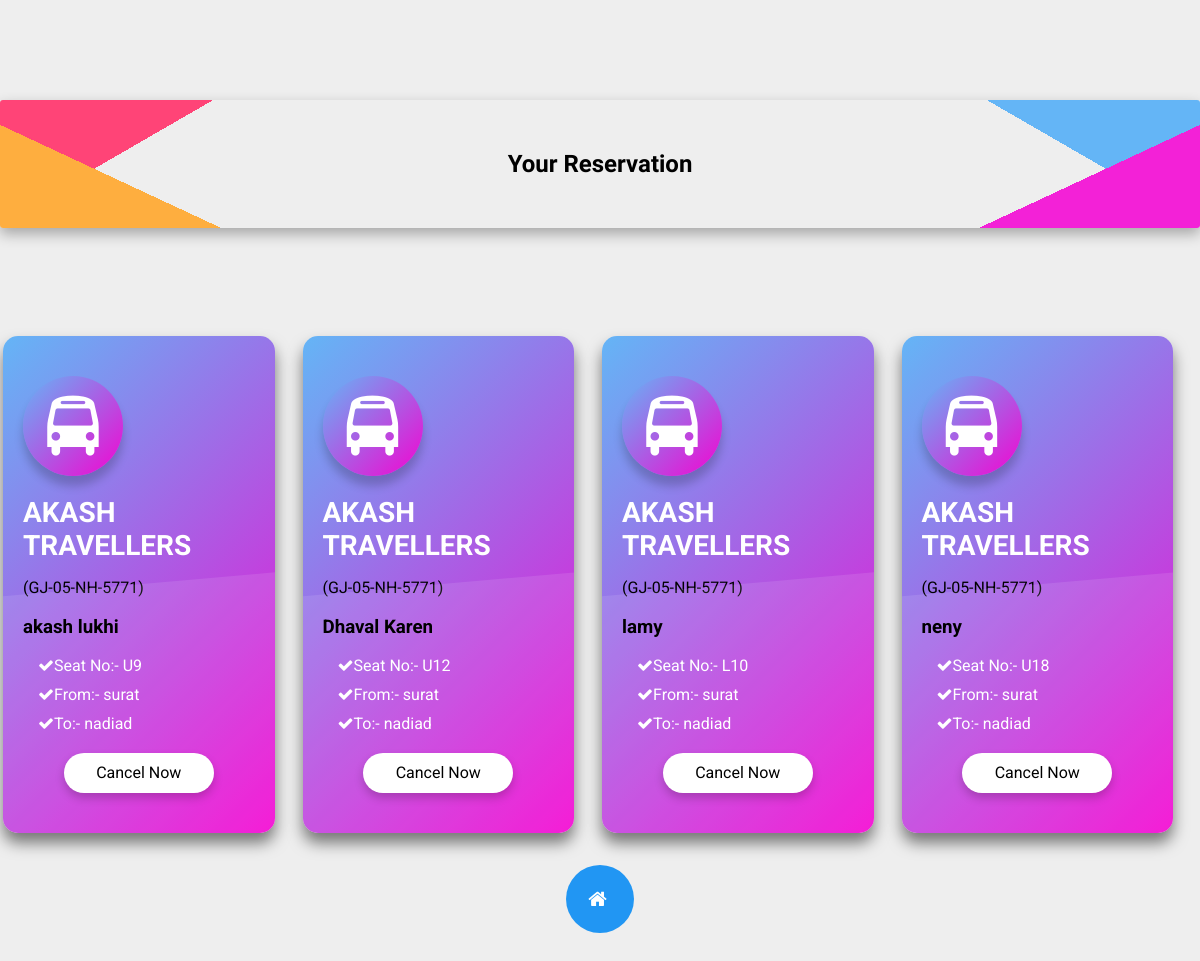
The app's page /booking/cancel_booking/ (signed in) with its own data.
### booking/models.py (models this page shows, shortened)
class passenger_detail(models.Model):
    seat_no = models.CharField(max_length=10)
    passenger_name = models.CharField(max_length=100)
    email = models.EmailField()
    mobile_no = models.IntegerField()
    age = models.IntegerField()
    gender = models.CharField(max_length=5)
    booked_by = models.CharField(max_length=20)
    source = models.CharField(max_length=20)
    destination = models.CharField(max_length=20)
    bus_plate_no = models.CharField(max_length=13)
    bus_name = models.CharField(max_length=50)

### booking/views.py (the view)
# urls.py: path('cancel_booking/',views.cancel_booking),
def cancel_booking(request):
    current_user = request.user
    if request.user.is_authenticated:
        array = passenger_detail.objects.filter(booked_by=current_user)
        return render(request,'cancel.html',{'a':array})
    else:
        return HttpResponseRedirect('/loginmodule/login/')

### booking/templates/cancel.html (shortened to what this page needs)
{% load static %}
<!DOCTYPE html>
<html lang="en">
<head>
    <link href="https://stackpath.bootstrapcdn.com/font-awesome/4.7.0/css/font-awesome.min.css" rel="stylesheet">
    <link rel="stylesheet" type="text/css" href="{% static 'booking/cancelUI.css' %}" />
</head>
<body>
<section class="price-sec">
    <div class="container-fluid">
        <div class="container">
          <div class="row ptables-head">
            <h1 class="text-center" align="center">Your Reservation</h1>
          </div>
            <div class="row">
            <table align="center">
                <tr>
                        {% for s in a%}
                    <td>
                   <div class="col-sm-4 price-table">
                    <div class="card text-center">
                        <div class="title">
                            <i class="fa fa-bus"></i>
                            <h2>{{s.bus_name}}</h2>
                            <p>({{s.bus_plate_no}})</p>
                        </div>
                        <div class="price">
                            <h3>{{s.passenger_name}}</h3>
                        </div>
                        <div class="option">
                            <ul>
                                <li><i class="fa fa-check"></i>Seat No:- {{s.seat_no}}</li>
                                <li><i class="fa fa-check"></i>From:- {{s.source}} </li>
                                <li><i class="fa fa-check"></i>To:- {{s.destination}}</li>
                            </ul>
                        </div>
                        <span>
                        <a href="{% url 'remove' s.bus_plate_no s.seat_no %}" onclick="return confirm('Are You sure To Cancel This Reservation')">Cancel Now</a>
                    </span>
                    </div>
                </div>
            </td>
            <td></td>
            <td></td>
            <td></td>
            <td></td>
            <td></td>
            <td></td>
            {% endfor %}
        </tr>
    </table>
    <center>
            <a1>
					<a href="/">
						<i class="fa fa-home"></i>
					</a>
				</a1>
    </center>
            </div>
        </div>
    </div>
</section>
</body>
</html>

### booking/static/booking/cancelUI.css (style rules this page uses)
body { margin:0; padding: 0; font-family: 'Roboto', sans-serif !important; }
.price-sec { width: 100%; height: 100%; box-sizing:border-box; padding: 100px 0px; background-color: #eee; }
.price-sec .ptables-head { font-family: 'Domine', serif; box-shadow:0px 6px 14px rgba(0, 0, 0, 0.3); padding:30px 0; margin:0px 0px 100px 0px; border-radius:3px; background:linear-gradient(25deg,#feae3f 15%,transparent 0%), linear-gradient(-25deg, #f321d7 15%, transparent 0%), linear-gradient(-150deg, #64b5f6 15%, transparent 0%), linear-gradient(150deg, #f47 15%, transparent 0%); }
.price-sec .price-table { margin:5px 0px; }
.price-sec .price-table .card { position: relative; max-width:300px; height:auto; background: linear-gradient(-45deg, #fe0847, #feae3f); border-radius:15px; margin: 0 auto; padding: 40px 20px; box-shadow:0 10px 15px rgba(0,0,0,.5); transition: .5s; overflow: hidden; }
.price-table:nth-child(1) .card, .price-table:nth-child(1) .card .title i { background: linear-gradient(-45deg, #f403d1, #64b5f6); }
.price-table .card:before { content: ""; position: absolute; bottom: 0; left: 0; width: 100%; height: 40%; background: rgba(255, 255, 255, .1); z-index: 1; transform:skewY(-5deg) scale(1.5); }
.price-table .title i { color:#fff; font-size: 60px; width: 100px; height:100px; border-radius: 50%; text-align:center; line-height: 100px; box-shadow: 0 10px 10px rgba(0, 0, 0, .2) }
.price-table .title h2 { position: relative; margin:20px 0 0; padding: 0; color:#fff; font-size: 28px; z-index: 2; }
.price-table .price { position: relative; z-index: 2; }
.option { position: relative; z-index: 2; }
.option ul { margin:0; padding: 0; }
.option ul li { margin:0 0 10px; padding: 0px 15px; list-style: none; color:#fff; font-size: 16px; }
.card a { position: relative; z-index: 2; background: #fff; color: #000; width:150px; height: 40px; line-height: 40px; display: block; text-align:center; margin:20px auto 0; font-size: 16px; cursor: pointer; text-decoration: none; border-radius: 40px; box-shadow:0 5px 10px rgba(0, 0, 0, .2); }

### booking/templates/cancel.html (style rules this page uses)
a1 { margin:5px 8px; text-decoration: none; font-size: 2em; font-family: Verdana, Geneva, Tahoma, sans-serif; color: #2196f3; text-transform: uppercase; letter-spacing: 5px; padding: 10px; position: relative; overflow: hidden; background: #2196f3; color: #333; display: flex; justify-content: center; align-items: center; border-radius: 50%; height: 48px; width: 48px; font-size: 20px; transition: box-shadow 1s ease-in-out, transform 1s ease-in-out; ; }
i { color: white; }

### records on screen
passenger_detail: bus_name "AKASH TRAVELLERS", bus_plate_no "GJ-05-NH-5771", passenger_name "akash lukhi", seat_no "U9", source "surat", destination "nadiad"
passenger_detail: bus_name "AKASH TRAVELLERS", bus_plate_no "GJ-05-NH-5771", passenger_name "Dhaval Karen", seat_no "U12", source "surat", destination "nadiad"
passenger_detail: bus_name "AKASH TRAVELLERS", bus_plate_no "GJ-05-NH-5771", passenger_name "lamy", seat_no "L10", source "surat", destination "nadiad"
passenger_detail: bus_name "AKASH TRAVELLERS", bus_plate_no "GJ-05-NH-5771", passenger_name "neny", seat_no "U18", source "surat", destination "nadiad"
